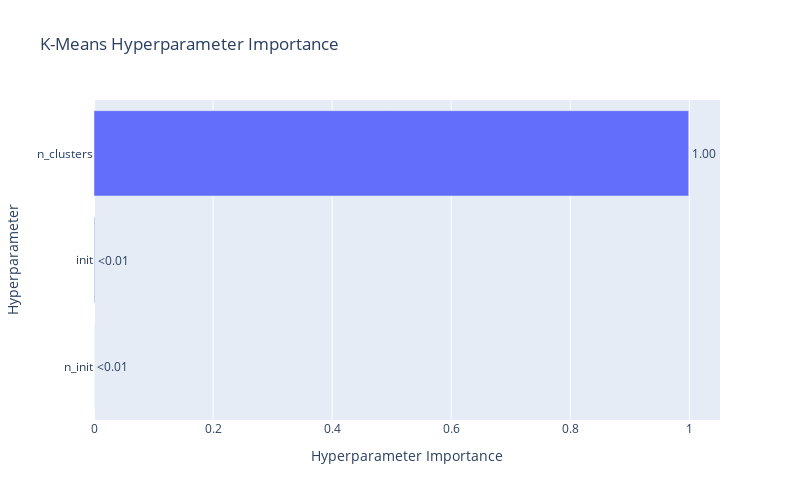

The code cell stored with this chart in its notebook:
### Code cell
# Cell 8.2: Optuna Parameter Importance - K-Means
"""
Identify which hyperparameters had the greatest impact on silhouette score.
"""
fig = vis.plot_param_importances(study_kmeans)
fig.update_layout(
    title="K-Means Hyperparameter Importance",
    width=800,
    height=500
)
fig.show()

### Figure 1 — Plotly figure (JSON) as saved in the notebook; plotly's stock layout.template omitted (floating-point values rounded to 4 significant figures)
{"data": [{"cliponaxis": false, "hovertemplate": ["n_init (IntDistribution): 3.809574978109163e-05<extra></extra>", "init (CategoricalDistribution): 0.0010173103043257786<extra></extra>", "n_clusters (IntDistribution): 0.9989445939458931<extra></extra>"], "name": "Objective Value", "orientation": "h", "text": ["<0.01", "<0.01", "1.00"], "textposition": "outside", "type": "bar", "x": [3.81e-05, 0.001017, 0.9989], "y": ["n_init", "init", "n_clusters"]}], "layout": {"height": 500, "title": {"text": "K-Means Hyperparameter Importance"}, "width": 800, "xaxis": {"title": {"text": "Hyperparameter Importance"}}, "yaxis": {"title": {"text": "Hyperparameter"}}}}
